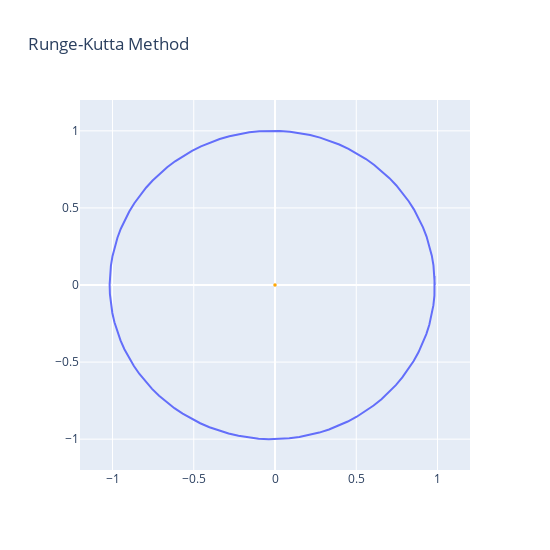

The code cell stored with this chart in its notebook:
### Code cell
fig = go.Figure(
    data=[go.Scatter(x=xpos, y=ypos)],
    layout=go.Layout(
        title=go.layout.Title(text="Runge-Kutta Method"),
        width=550,
        height=550
    )
)
fig.update_xaxes(range=[-1.2, 1.2])
fig.update_yaxes(range=[-1.2, 1.2])
fig.update_layout(
    shapes=[ 
        # filled circle
        dict(
            type="circle",
            xref="x",
            yref="y",
            fillcolor="Orange",
            x0=-sunrad,
            y0=-sunrad,
            x1=sunrad,
            y1=sunrad,
            line_color="Orange",
        ),
    ]
)
fig.show()
